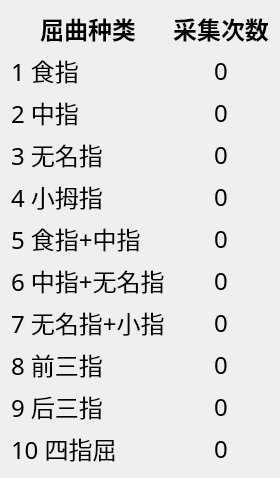
  <widget class="QWidget" name="horizontalLayoutWidget_2">
   <property name="geometry">
    <rect>
     <x>680</x>
     <y>10</y>
     <width>271</width>
     <height>433</height>
    </rect>
   </property>
   <layout class="QHBoxLayout" name="DataCollection">
    <item>
     <layout class="QVBoxLayout" name="Gestures">
      <property name="leftMargin">
       <number>0</number>
      </property>
      <item>
       <widget class="QLabel" name="dataCategLabel">
        <property name="font">
         <font>
          <family>Adobe Devanagari</family>
          <pointsize>18</pointsize>
          <weight>75</weight>
          <bold>true</bold>
         </font>
        </property>
        <property name="text">
         <string>屈曲种类</string>
        </property>
        <property name="alignment">
         <set>Qt::AlignCenter</set>
        </property>
       </widget>
      </item>
      <item>
       <widget class="QLabel" name="g01">
        <property name="font">
         <font>
          <family>AcadEref</family>
          <pointsize>18</pointsize>
         </font>
        </property>
        <property name="text">
         <string>1 食指</string>
        </property>
        <property name="alignment">
         <set>Qt::AlignLeading|Qt::AlignLeft|Qt::AlignVCenter</set>
        </property>
       </widget>
      </item>
      <item>
       <widget class="QLabel" name="g02">
        <property name="font">
         <font>
          <family>AcadEref</family>
          <pointsize>18</pointsize>
         </font>
        </property>
        <property name="text">
         <string>2 中指</string>
        </property>
        <property name="alignment">
         <set>Qt::AlignLeading|Qt::AlignLeft|Qt::AlignVCenter</set>
        </property>
       </widget>
      </item>
      <item>
       <widget class="QLabel" name="g03">
        <property name="font">
         <font>
          <family>AcadEref</family>
          <pointsize>18</pointsize>
         </font>
        </property>
        <property name="text">
         <string>3 无名指</string>
        </property>
        <property name="alignment">
         <set>Qt::AlignLeading|Qt::AlignLeft|Qt::AlignVCenter</set>
        </property>
       </widget>
      </item>
      <item>
       <widget class="QLabel" name="g04">
        <property name="font">
         <font>
          <family>AcadEref</family>
          <pointsize>18</pointsize>
         </font>
        </property>
        <property name="text">
         <string>4 小拇指</string>
        </property>
        <property name="alignment">
         <set>Qt::AlignLeading|Qt::AlignLeft|Qt::AlignVCenter</set>
        </property>
       </widget>
      </item>
      <item>
       <widget class="QLabel" name="g05">
        <property name="font">
         <font>
          <family>AcadEref</family>
          <pointsize>18</pointsize>
         </font>
        </property>
        <property name="text">
         <string>5 食指+中指</string>
        </property>
        <property name="alignment">
         <set>Qt::AlignLeading|Qt::AlignLeft|Qt::AlignVCenter</set>
        </property>
       </widget>
      </item>
      <item>
       <widget class="QLabel" name="g06">
        <property name="font">
         <font>
          <family>AcadEref</family>
          <pointsize>18</pointsize>
         </font>
        </property>
        <property name="text">
         <string>6 中指+无名指</string>
        </property>
        <property name="alignment">
         <set>Qt::AlignLeading|Qt::AlignLeft|Qt::AlignVCenter</set>
        </property>
       </widget>
      </item>
      <item>
       <widget class="QLabel" name="g07">
        <property name="font">
         <font>
          <family>AcadEref</family>
          <pointsize>18</pointsize>
         </font>
        </property>
        <property name="text">
         <string>7 无名指+小指</string>
        </property>
        <property name="alignment">
         <set>Qt::AlignLeading|Qt::AlignLeft|Qt::AlignVCenter</set>
        </property>
       </widget>
      </item>
      <item>
       <widget class="QLabel" name="g08">
        <property name="font">
         <font>
          <family>AcadEref</family>
          <pointsize>18</pointsize>
         </font>
        </property>
        <property name="text">
         <string>8 前三指</string>
        </property>
        <property name="alignment">
         <set>Qt::AlignLeading|Qt::AlignLeft|Qt::AlignVCenter</set>
        </property>
       </widget>
      </item>
      <item>
       <widget class="QLabel" name="g09">
        <property name="font">
         <font>
          <family>AcadEref</family>
          <pointsize>18</pointsize>
         </font>
        </property>
        <property name="text">
         <string>9 后三指</string>
        </property>
        <property name="alignment">
         <set>Qt::AlignLeading|Qt::AlignLeft|Qt::AlignVCenter</set>
        </property>
       </widget>
      </item>
      <item>
       <widget class="QLabel" name="g10">
        <property name="font">
         <font>
          <family>AcadEref</family>
          <pointsize>18</pointsize>
         </font>
        </property>
        <property name="text">
         <string>10 四指屈</string>
        </property>
        <property name="alignment">
         <set>Qt::AlignLeading|Qt::AlignLeft|Qt::AlignVCenter</set>
        </property>
       </widget>
      </item>
     </layout>
    </item>
    <item>
     <layout class="QVBoxLayout" name="Size">
      <property name="leftMargin">
       <number>2</number>
      </property>
      <item>
       <widget class="QLabel" name="dataNumLabel">
        <property name="font">
         <font>
          <family>Adobe Devanagari</family>
          <pointsize>18</pointsize>
          <weight>75</weight>
          <bold>true</bold>
         </font>
        </property>
        <property name="text">
         <string>采集次数</string>
        </property>
        <property name="alignment">
         <set>Qt::AlignCenter</set>
        </property>
       </widget>
      </item>
      <item>
       <widget class="QLabel" name="s01">
        <property name="font">
         <font>
          <family>AcadEref</family>
          <pointsize>18</pointsize>
         </font>
        </property>
        <property name="text">
         <string>0</string>
        </property>
        <property name="alignment">
         <set>Qt::AlignCenter</set>
        </property>
       </widget>
      </item>
      <item>
       <widget class="QLabel" name="s02">
        <property name="font">
         <font>
          <family>AcadEref</family>
          <pointsize>18</pointsize>
         </font>
        </property>
        <property name="text">
         <string>0</string>
        </property>
        <property name="alignment">
         <set>Qt::AlignCenter</set>
        </property>
       </widget>
      </item>
      <item>
       <widget class="QLabel" name="s03">
        <property name="font">
         <font>
          <family>AcadEref</family>
          <pointsize>18</pointsize>
         </font>
        </property>
        <property name="text">
         <string>0</string>
        </property>
        <property name="alignment">
         <set>Qt::AlignCenter</set>
        </property>
       </widget>
      </item>
      <item>
       <widget class="QLabel" name="s04">
        <property name="font">
         <font>
          <family>AcadEref</family>
          <pointsize>18</pointsize>
         </font>
        </property>
        <property name="text">
         <string>0</string>
        </property>
        <property name="alignment">
         <set>Qt::AlignCenter</set>
        </property>
       </widget>
      </item>
      <item>
       <widget class="QLabel" name="s05">
        <property name="font">
         <font>
          <family>AcadEref</family>
          <pointsize>18</pointsize>
         </font>
        </property>
        <property name="text">
         <string>0</string>
        </property>
        <property name="alignment">
         <set>Qt::AlignCenter</set>
        </property>
       </widget>
      </item>
      <item>
       <widget class="QLabel" name="s06">
        <property name="font">
         <font>
          <family>AcadEref</family>
          <pointsize>18</pointsize>
         </font>
        </property>
        <property name="text">
         <string>0</string>
        </property>
        <property name="alignment">
         <set>Qt::AlignCenter</set>
        </property>
       </widget>
      </item>
      <item>
       <widget class="QLabel" name="s07">
        <property name="font">
         <font>
          <family>AcadEref</family>
          <pointsize>18</pointsize>
         </font>
        </property>
        <property name="text">
         <string>0</string>
        </property>
        <property name="alignment">
         <set>Qt::AlignCenter</set>
        </property>
       </widget>
      </item>
      <item>
       <widget class="QLabel" name="s08">
        <property name="font">
         <font>
          <family>AcadEref</family>
          <pointsize>18</pointsize>
         </font>
        </property>
        <property name="text">
         <string>0</string>
        </property>
        <property name="alignment">
         <set>Qt::AlignCenter</set>
        </property>
       </widget>
      </item>
      <item>
       <widget class="QLabel" name="s09">
        <property name="font">
         <font>
          <family>AcadEref</family>
          <pointsize>18</pointsize>
         </font>
        </property>
        <property name="text">
         <string>0</string>
        </property>
        <property name="alignment">
         <set>Qt::AlignCenter</set>
        </property>
       </widget>
      </item>
      <item>
       <widget class="QLabel" name="s10">
        <property name="font">
         <font>
          <family>AcadEref</family>
          <pointsize>18</pointsize>
         </font>
        </property>
        <property name="text">
         <string>0</string>
        </property>
        <property name="alignment">
         <set>Qt::AlignCenter</set>
        </property>
       </widget>
      </item>
     </layout>
    </item>
   </layout>
  </widget>
